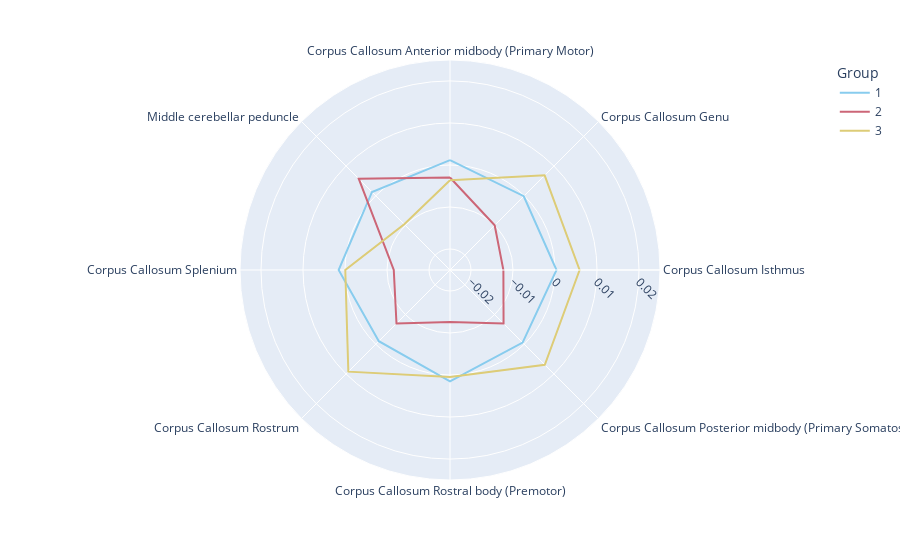

The cell this chart's notebook holds for it:
### Code cell
# Spider Plots
import plotly.graph_objects as go

fig = px.line_polar(center_plottingdf, r='Value', theta="Tract", color="Group", line_close=True,
                    color_discrete_sequence=px.colors.qualitative.Safe, range_r=[-0.025, 0.025])
fig.update_polars(radialaxis_tickangle=45)
# fig.update_polars(angularaxis_rotation=45)
# fig.update_polars(angularaxis_uirevision=45)
# fig.update_polars(angularaxis_tickangle=45)
fig.show()

### Figure 1 — Plotly figure (JSON) as saved in the notebook; plotly's stock layout.template omitted (floating-point values rounded to 4 significant figures)
{"data": [{"hovertemplate": "Group=1<br>Value=%{r}<br>Tract=%{theta}<extra></extra>", "legendgroup": "1", "line": {"color": "rgb(136, 204, 238)", "dash": "solid"}, "mode": "lines", "name": "1", "r": [0.00115, -0.0001568, 0.0003579, -0.0005532, 0.001528, -0.001035, 0.001512, 0.001272, 0.00115], "showlegend": true, "subplot": "polar", "theta": ["Corpus Callosum Anterior midbody (Primary Motor)", "Corpus Callosum Genu", "Corpus Callosum Isthmus", "Corpus Callosum Posterior midbody (Primary Somatosensory)", "Corpus Callosum Rostral body (Premotor)", "Corpus Callosum Rostrum", "Corpus Callosum Splenium", "Middle cerebellar peduncle", "Corpus Callosum Anterior midbody (Primary Motor)"], "type": "scatterpolar"}, {"hovertemplate": "Group=2<br>Value=%{r}<br>Tract=%{theta}<extra></extra>", "legendgroup": "2", "line": {"color": "rgb(204, 102, 119)", "dash": "solid"}, "mode": "lines", "name": "2", "r": [-0.002982, -0.009957, -0.01229, -0.006967, -0.0126, -0.006982, -0.01161, 0.005734, -0.002982], "showlegend": true, "subplot": "polar", "theta": ["Corpus Callosum Anterior midbody (Primary Motor)", "Corpus Callosum Genu", "Corpus Callosum Isthmus", "Corpus Callosum Posterior midbody (Primary Somatosensory)", "Corpus Callosum Rostral body (Premotor)", "Corpus Callosum Rostrum", "Corpus Callosum Splenium", "Middle cerebellar peduncle", "Corpus Callosum Anterior midbody (Primary Motor)"], "type": "scatterpolar"}, {"hovertemplate": "Group=3<br>Value=%{r}<br>Tract=%{theta}<extra></extra>", "legendgroup": "3", "line": {"color": "rgb(221, 204, 119)", "dash": "solid"}, "mode": "lines", "name": "3", "r": [-0.003648, 0.006875, 0.005855, 0.006925, 0.0004699, 0.009232, -6.44e-05, -0.009593, -0.003648], "showlegend": true, "subplot": "polar", "theta": ["Corpus Callosum Anterior midbody (Primary Motor)", "Corpus Callosum Genu", "Corpus Callosum Isthmus", "Corpus Callosum Posterior midbody (Primary Somatosensory)", "Corpus Callosum Rostral body (Premotor)", "Corpus Callosum Rostrum", "Corpus Callosum Splenium", "Middle cerebellar peduncle", "Corpus Callosum Anterior midbody (Primary Motor)"], "type": "scatterpolar"}], "layout": {"legend": {"title": {"text": "Group"}, "tracegroupgap": 0}, "margin": {"t": 60}, "polar": {"angularaxis": {"direction": "clockwise", "rotation": 90}, "domain": {"x": [0, 1], "y": [0, 1]}, "radialaxis": {"range": [-0.025, 0.025], "tickangle": 45}}}}
